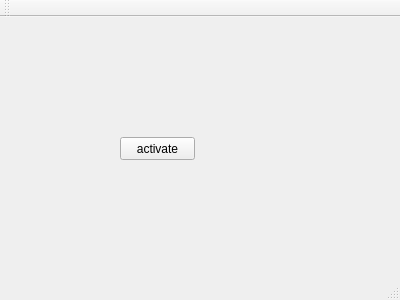
<?xml version="1.0" encoding="UTF-8"?>
<ui version="4.0">
 <class>MainWindow</class>
 <widget class="QMainWindow" name="MainWindow">
  <property name="geometry">
   <rect>
    <x>0</x>
    <y>0</y>
    <width>400</width>
    <height>300</height>
   </rect>
  </property>
  <property name="windowTitle">
   <string>MainWindow</string>
  </property>
  <widget class="QWidget" name="centralWidget">
   <widget class="QPushButton" name="pushButton">
    <property name="geometry">
     <rect>
      <x>120</x>
      <y>120</y>
      <width>75</width>
      <height>23</height>
     </rect>
    </property>
    <property name="text">
     <string>activate</string>
    </property>
   </widget>
  </widget>
  <widget class="QMenuBar" name="menuBar">
   <property name="geometry">
    <rect>
     <x>0</x>
     <y>0</y>
     <width>400</width>
     <height>23</height>
    </rect>
   </property>
  </widget>
  <widget class="QToolBar" name="mainToolBar">
   <attribute name="toolBarArea">
    <enum>TopToolBarArea</enum>
   </attribute>
   <attribute name="toolBarBreak">
    <bool>false</bool>
   </attribute>
  </widget>
  <widget class="QStatusBar" name="statusBar"/>
 </widget>
 <layoutdefault spacing="6" margin="11"/>
 <resources/>
 <connections/>
</ui>
